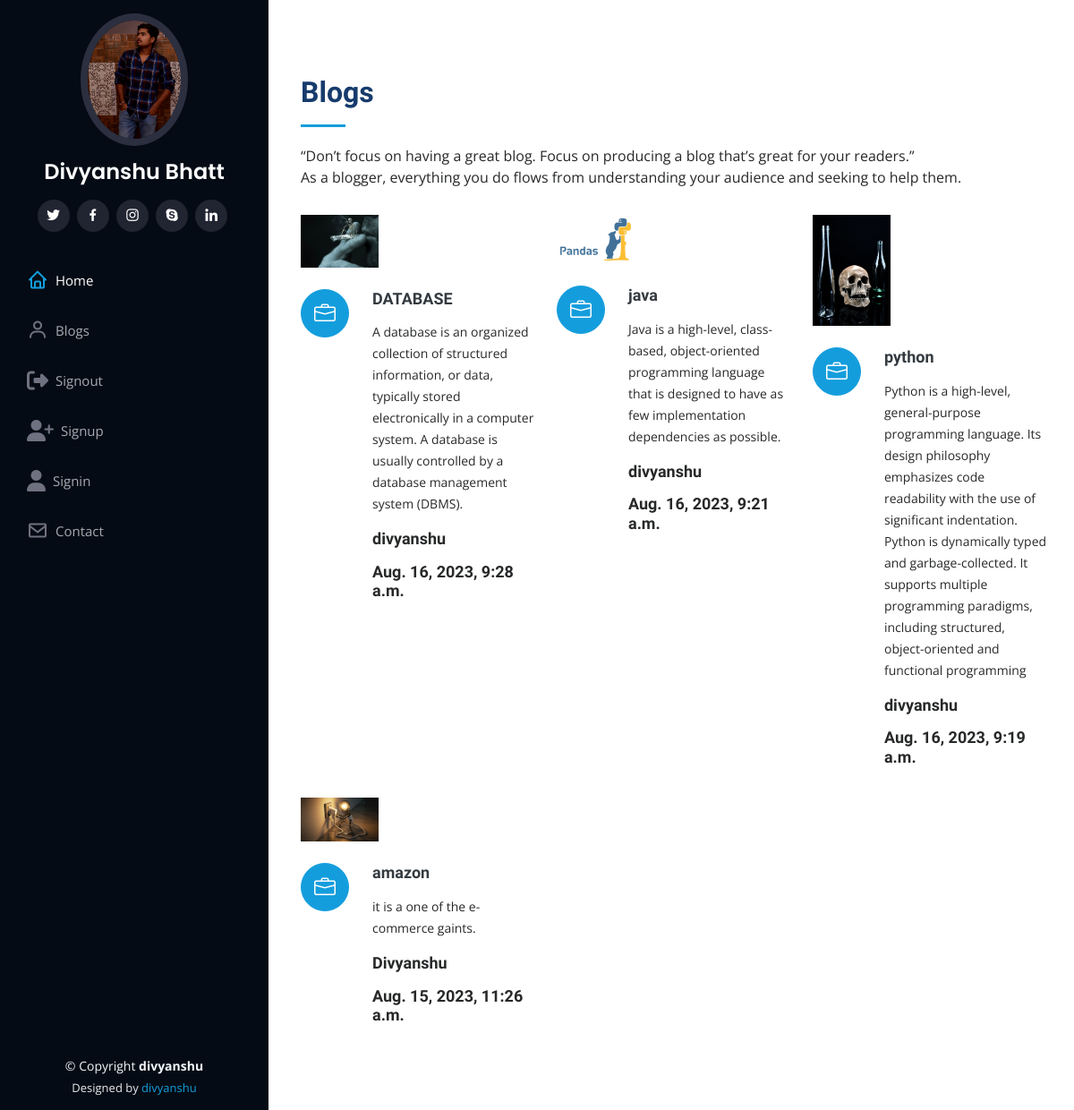
The page /blog/ on the database as committed earlier.
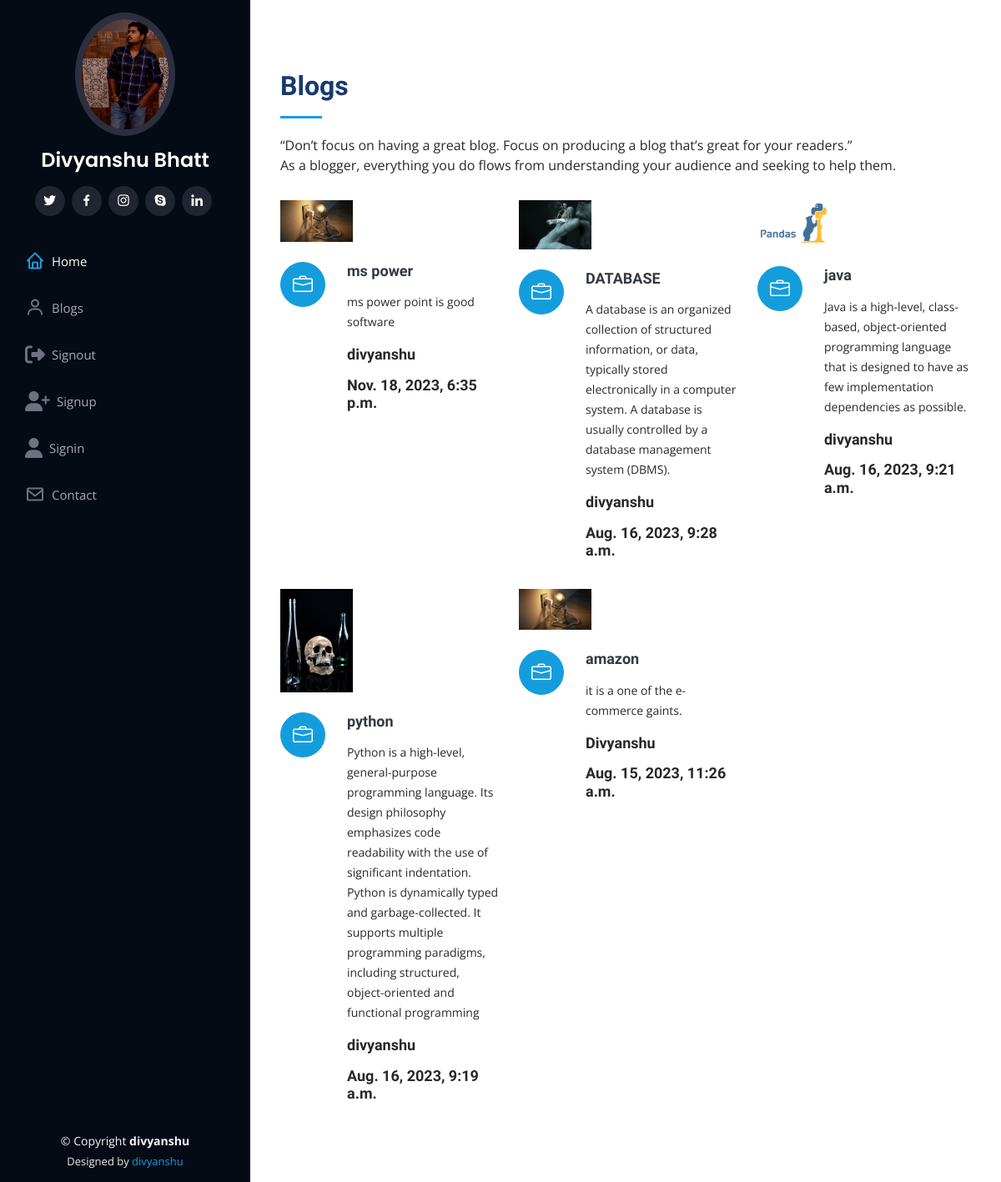
The same page on the database as committed later.
### Bio/models.py (models this page shows, shortened)
class blog(models.Model):
    title=models.CharField(max_length=70)
    discription=models.TextField()
    author_name=models.CharField(max_length=80)
    image=models.ImageField(upload_to='blog',blank=True,null=True)
    timestamp=models.DateTimeField(auto_now_add=True,blank=True)

### Bio/views.py (the view)
# urls.py: path('blog/',views.blogs,name='blog'),
def blogs(request):
    posts=blog.objects.all()
    context={"posts":posts}
    return render(request,'blogs.html',context)

### templates/blogs.html (shortened to what this page needs)
{%extends 'base.html' %}
{%block css%}
<link rel="stylesheet" href="https://cdnjs.cloudflare.com/ajax/libs/font-awesome/6.4.2/css/all.min.css"
 />
{%endblock css%}
{%block sign%}
  <div class="row">
    <div class="col-md-3"></div>
    <div class="col-md-9">
    <section id="services" class="services">
        <div class="container">
          <div class="section-title">
            <h2>Blogs</h2>
            <p>“Don’t focus on having a great blog. Focus on producing a blog that’s great for your readers.”<br>
                As a blogger, everything you do flows from understanding your audience and seeking to help them.</p>
          </div>
          <div class="row">
            {%for post in posts reversed %}
            <div class="col-lg-4 col-md-6 icon-box" data-aos="fade-up">
              <div class="col-lg-4" data-aos="fade-right">
                <img src="{{post.image.url}}" class="img-fluid" alt="">
              </div>
              <br>
              <div class="icon"><i class="bi bi-briefcase"></i></div>
              <h4 class="title"><a href="">{{post.title}}</a></h4>
              <p class="description">{{post.discription}}</p>
              <h6 class="title">{{post.author_name}}</h6>
              <h6 class="title">{{post.timestamp}}</h6>
            </div>
            {% endfor %}
    </div>
      </section>
  </div>
{%endblock sign%}

### templates/base.html (shortened to what this page needs)
{%load static %}
<!DOCTYPE html>
<html lang="en">
<head>
  {%block css%} {%endblock css%}
  <link href="{%static 'assets/vendor/aos/aos.css'%}" rel="stylesheet">
  <link href="{%static 'assets/vendor/bootstrap/css/bootstrap.min.css'%}" rel="stylesheet">
  <link href="{%static 'assets/vendor/bootstrap-icons/bootstrap-icons.css'%}" rel="stylesheet">
  <link href="{%static 'assets/vendor/boxicons/css/boxicons.min.css'%}" rel="stylesheet">
  <link href="{%static 'assets/vendor/glightbox/css/glightbox.min.css'%}" rel="stylesheet">
  <link href="{%static 'assets/vendor/swiper/swiper-bundle.min.css'%}" rel="stylesheet">
  <link rel="stylesheet" href="https://cdnjs.cloudflare.com/ajax/libs/font-awesome/6.4.2/css/all.min.css">
  <link href="{%static 'assets/css/style.css' %}" rel="stylesheet">
</head>
<body>
  <header id="header">
    <div class="d-flex flex-column">
      <div class="profile">
        <img src="{%static 'assets/img/pic.jpg'%}" alt="" class="img-fluid rounded-circle">
        <h1 class="text-light"><a href="index.html">Divyanshu Bhatt</a></h1>
        <div class="social-links mt-3 text-center">
          <a href="#" class="twitter"><i class="bx bxl-twitter"></i></a>
          <a href="#" class="facebook"><i class="bx bxl-facebook"></i></a>
          <a href="https://www.instagram.com/divyanshu.bhatt.7982/ "  target="_blank " class="instagram"><i class="bx bxl-instagram"></i></a>
          <a href="#" class="google-plus"><i class="bx bxl-skype"></i></a>
          <a href="#" class="linkedin"><i class="bx bxl-linkedin"></i></a>
        </div>
      </div>
      <nav id="navbar" class="nav-menu navbar">
        <ul>
          <li><a href="/" class="nav-link scrollto active"><i class="bx bx-home"></i> <span>Home</span></a></li>
          <li><a href="/blog" class="nav-link scrollto"><i class="bx bx-user"></i> <span>Blogs</span></a></li>
          <li><a href="/auth/signout/" class="nav-link scrollto"><i class="fa-solid fa-right-from-bracket"></i> <span>Signout</span></a></li>
          <li><a href="/auth/signup" class="nav-link scrollto"><i class="fa-solid fa-user-plus"></i> <span>Signup</span></a></li>
          <li><a href="/auth/signin" class="nav-link scrollto"><i class="fa-solid fa-user"></i> <span>Signin</span></a></li>
          <li><a href="/contact/" class="nav-link scrollto"><i class="bx bx-envelope"></i> <span>Contact</span></a></li>
        </ul>
      </nav>
    </div>
  </header>
<div>
 {%block sign%}  {%endblock sign%}
</div>
  <footer id="footer">
    <div class="container">
      <div class="copyright">
        &copy; Copyright <strong><span>divyanshu</span></strong>
      </div>
      <div class="credits">
        Designed by <a href="https://bootstrapmade.com/">divyanshu</a>
      </div>
    </div>
  </footer>
</body>
</html>

### static/assets/css/style.css (style rules this page uses)
body { font-family: "Open Sans", sans-serif; color: #272829; }
a { color: #149ddd; text-decoration: none; }
h1, h2, h3, h4, h5, h6 { font-family: "Raleway", sans-serif; }
#header { position: fixed; top: 0; left: 0; bottom: 0; width: 300px; transition: all ease-in-out 0.5s; z-index: 9997; transition: all 0.5s; padding: 0 15px; background: #040b14; overflow-y: auto; }
#header .profile img { margin: 15px auto; display: block; width: 120px; border: 8px solid #2c2f3f; }
#header .profile h1 { font-size: 24px; margin: 0; padding: 0; font-weight: 600; -moz-text-align-last: center; text-align-last: center; font-family: "Poppins", sans-serif; }
#header .profile h1 a, #header .profile h1 a:hover { color: #fff; text-decoration: none; }
#header .profile .social-links a { font-size: 18px; display: inline-block; background: #212431; color: #fff; line-height: 1; padding: 8px 0; margin-right: 4px; border-radius: 50%; text-align: center; width: 36px; height: 36px; transition: 0.3s; }
.container, .container-fluid { padding-left: 30px; padding-right: 30px; }
.nav-menu { padding: 30px 0 0 0; }
.nav-menu * { margin: 0; padding: 0; list-style: none; }
.nav-menu>ul>li { position: relative; white-space: nowrap; }
.nav-menu a, .nav-menu a:focus { display: flex; align-items: center; color: #a8a9b4; padding: 12px 15px; margin-bottom: 8px; transition: 0.3s; font-size: 15px; }
.nav-menu a i, .nav-menu a:focus i { font-size: 24px; padding-right: 8px; color: #6f7180; }
.nav-menu a:hover, .nav-menu .active, .nav-menu .active:focus, .nav-menu li:hover>a { text-decoration: none; color: #fff; }
.nav-menu a:hover i, .nav-menu .active i, .nav-menu .active:focus i, .nav-menu li:hover>a i { color: #149ddd; }
section { padding: 60px 0; overflow: hidden; }
.section-title { padding-bottom: 30px; }
.section-title h2 { font-size: 32px; font-weight: bold; margin-bottom: 20px; padding-bottom: 20px; position: relative; color: #173b6c; }
.section-title h2::after { content: ""; position: absolute; display: block; width: 50px; height: 3px; background: #149ddd; bottom: 0; left: 0; }
.section-title p { margin-bottom: 0; }
.services .icon-box { margin-bottom: 20px; }
.services .icon { float: left; display: flex; align-items: center; justify-content: center; width: 54px; height: 54px; background: #149ddd; border-radius: 50%; transition: 0.5s; border: 1px solid #149ddd; }
.services .icon i { color: #fff; font-size: 24px; line-height: 0; }
.services .title { margin-left: 80px; font-weight: 700; margin-bottom: 15px; font-size: 18px; }
.services .title a { color: #343a40; }
.services .description { margin-left: 80px; line-height: 24px; font-size: 14px; }
#footer { padding: 15px; color: #f4f6fd; font-size: 14px; position: fixed; left: 0; bottom: 0; width: 300px; z-index: 9999; background: #040b14; }
#footer .copyright { text-align: center; }
#footer .credits { padding-top: 5px; text-align: center; font-size: 13px; color: #eaebf0; }

Rows that differ between the two databases and show on the page:
added blog: image (picture), title "ms power", discription "ms power point is good software", author_name "divyanshu", timestamp "Nov. 18, 2023, 6:35 p.m."
